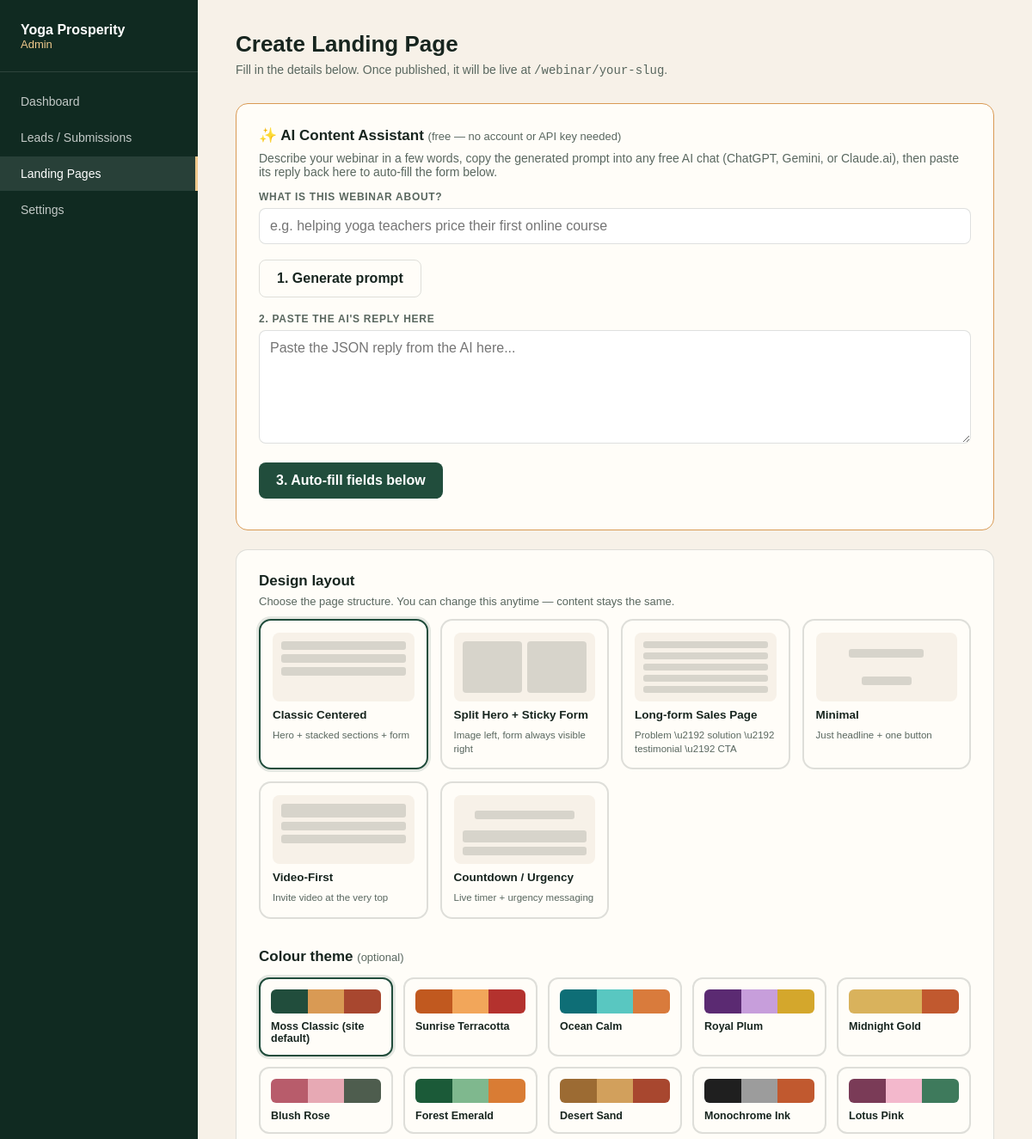
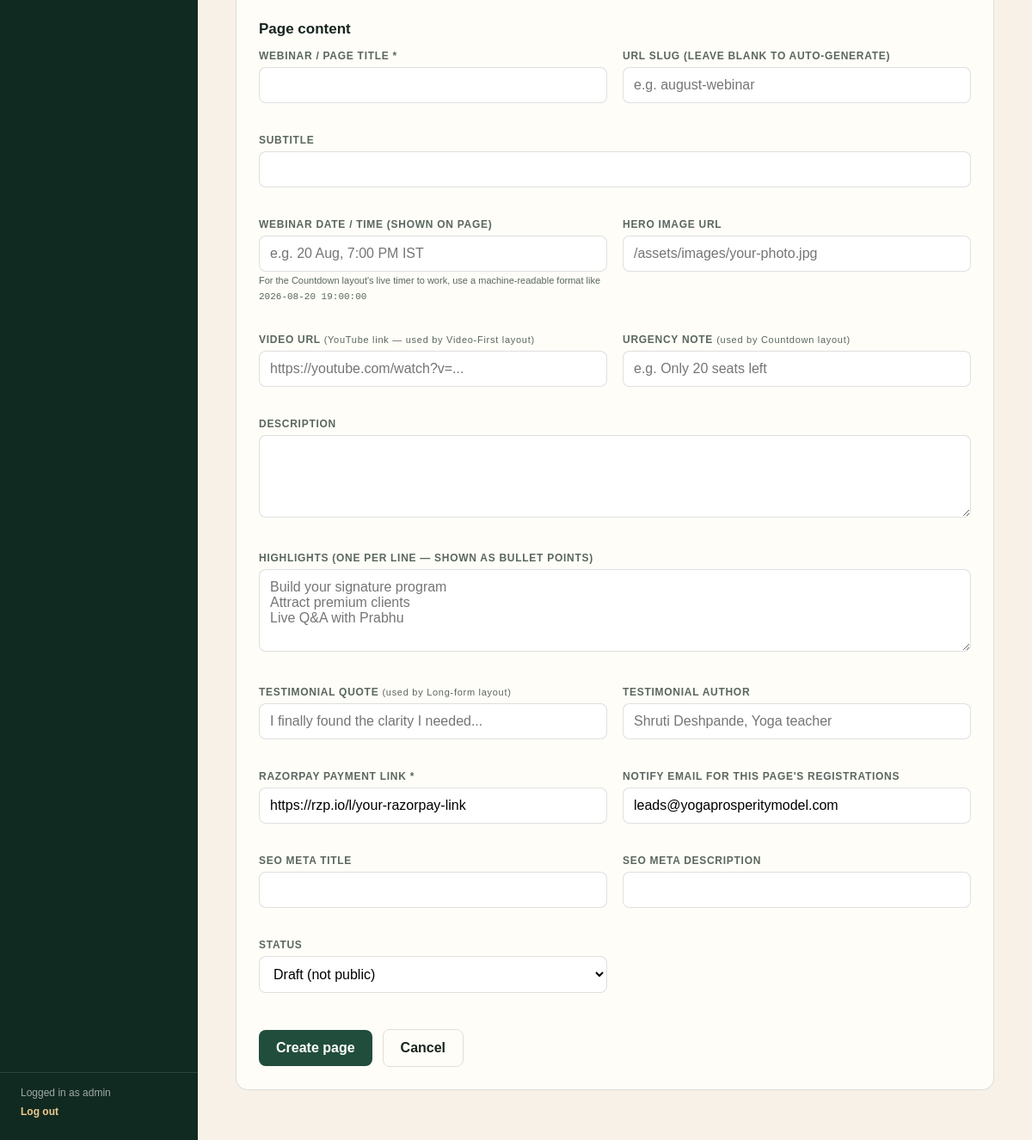
/ypm-admin-system/admin/page-edit.php (signed in), run on the app's committed database (2 pictures, top to bottom).
### tables this page shows
CREATE TABLE IF NOT EXISTS settings (
  setting_key VARCHAR(100) PRIMARY KEY,
  setting_value TEXT
);

### ypm-admin-system/admin/includes/db.php (called while the page is built, shortened)
<?php
function db_connect() {
    static $pdo = null;
    if ($pdo === null) {
        try {
            $dsn = "mysql:host=" . DB_HOST . ";dbname=" . DB_NAME . ";charset=utf8mb4";
            $pdo = new PDO($dsn, DB_USER, DB_PASS, [
                PDO::ATTR_ERRMODE => PDO::ERRMODE_EXCEPTION,
                PDO::ATTR_DEFAULT_FETCH_MODE => PDO::FETCH_ASSOC,
            ]);
        } catch (PDOException $e) {
            die('Database connection failed. Please check config.php credentials. (' . htmlspecialchars($e->getMessage()) . ')');
        }
    }
    return $pdo;
}
function get_setting($key, $default = '') {
    $pdo = db_connect();
    $stmt = $pdo->prepare("SELECT setting_value FROM settings WHERE setting_key = ?");
    $stmt->execute([$key]);
    $row = $stmt->fetch();
    return $row ? $row['setting_value'] : $default;
}

### ypm-admin-system/admin/page-edit.php (the view, shortened to what this page needs)
<?php
$id = isset($_GET['id']) ? (int) $_GET['id'] : 0;
$page = null;
include __DIR__ . '/includes/header.php';
?>
<h1><?= $id ? 'Edit' : 'Create' ?> Landing Page</h1>
<p class="subtitle">Fill in the details below. Once published, it will be live at <code>/webinar/your-slug</code>.</p>
<div class="card" style="border-color:var(--gold)">
  <h2 style="margin-top:0;font-size:17px">✨ AI Content Assistant <span style="font-weight:400;color:var(--ink-soft);font-size:13px">(free — no account or API key needed)</span></h2>
  <p style="color:var(--ink-soft);font-size:14px;margin-top:-6px">Describe your webinar in a few words, copy the generated prompt into any free AI chat (ChatGPT, Gemini, or Claude.ai), then paste its reply back here to auto-fill the form below.</p>
  <div class="field">
    <label>What is this webinar about?</label>
    <input type="text" id="ai-topic" placeholder="e.g. helping yoga teachers price their first online course">
  </div>
  <button type="button" class="btn secondary" onclick="generateAiPrompt()">1. Generate prompt</button>
  <div class="field" style="margin-top:18px">
    <label>2. Paste the AI's reply here</label>
    <textarea id="ai-response-input" rows="6" placeholder="Paste the JSON reply from the AI here..."></textarea>
  </div>
  <button type="button" class="btn" onclick="autofillFromAi()">3. Auto-fill fields below</button>
</div>
<form method="post" class="card" id="page-form">
  <h2 style="margin-top:0;font-size:17px">Design layout</h2>
  <p style="color:var(--ink-soft);font-size:13px;margin-top:-8px">Choose the page structure. You can change this anytime — content stays the same.</p>
  <div class="layout-grid">
    <?php
    $layoutOptions = [
      'classic' => ['label' => 'Classic Centered', 'desc' => 'Hero + stacked sections + form', 'wire' => 'stack'],
      'split-hero' => ['label' => 'Split Hero + Sticky Form', 'desc' => 'Image left, form always visible right', 'wire' => 'split'],
      'long-form' => ['label' => 'Long-form Sales Page', 'desc' => 'Problem \u2192 solution \u2192 testimonial \u2192 CTA', 'wire' => 'longform'],
      'minimal' => ['label' => 'Minimal', 'desc' => 'Just headline + one button', 'wire' => 'minimal'],
      'video-first' => ['label' => 'Video-First', 'desc' => 'Invite video at the very top', 'wire' => 'video'],
      'countdown-urgency' => ['label' => 'Countdown / Urgency', 'desc' => 'Live timer + urgency messaging', 'wire' => 'countdown'],
    ];
    $currentLayout = $page['layout'] ?? 'classic';
    foreach ($layoutOptions as $key => $opt):
    ?>
    <label class="layout-card <?= $currentLayout === $key ? 'selected' : '' ?>">
      <span class="wireframe wireframe-<?= $opt['wire'] ?>">
        <?php if ($opt['wire'] === 'stack'): ?><i></i><i></i><i></i>
        <?php elseif ($opt['wire'] === 'split'): ?><b></b><b></b>
        <?php elseif ($opt['wire'] === 'longform'): ?><i></i><i></i><i></i><i></i><i></i>
        <?php elseif ($opt['wire'] === 'minimal'): ?><i style="width:60%;margin:auto"></i><i style="width:40%;margin:auto"></i>
        <?php elseif ($opt['wire'] === 'video'): ?><i style="height:16px"></i><i></i><i></i>
        <?php elseif ($opt['wire'] === 'countdown'): ?><i style="width:80%;margin:auto"></i><i style="height:14px"></i><i></i>
        <?php endif; ?>
      </span>
      <span class="layout-label"><?= htmlspecialchars($opt['label']) ?></span>
      <span class="layout-desc"><?= htmlspecialchars($opt['desc']) ?></span>
    </label>
    <?php endforeach; ?>
  </div>
  <h2 style="margin-top:34px;font-size:17px">Colour theme <span style="font-weight:400;color:var(--ink-soft);font-size:13px">(optional)</span></h2>
  <div class="theme-grid">
    <?php $currentTheme = $page['theme'] ?? 'classic'; foreach (ypm_themes() as $key => $t): $v = $t['vars']; ?>
    <label class="theme-swatch <?= $currentTheme === $key ? 'selected' : '' ?>">
      <span class="swatch-colors">
        <span style="background:<?= $v['primary'] ?>"></span><span style="background:<?= $v['accent'] ?>"></span><span style="background:<?= $v['cta'] ?>"></span>
      </span>
      <span class="swatch-label"><?= htmlspecialchars($t['label']) ?></span>
    </label>
    <?php endforeach; ?>
  </div>
  <h2 style="font-size:17px;margin-top:30px">Page content</h2>
  <div class="form-grid">
    <div class="field"><label>Webinar / Page Title *</label><input type="text" name="title" id="f-title" value="<?= htmlspecialchars($page['title'] ?? '') ?>" required></div>
    <div class="field"><label>URL slug (leave blank to auto-generate)</label><input type="text" name="slug" value="<?= htmlspecialchars($page['slug'] ?? '') ?>" placeholder="e.g. august-webinar"></div>
    <div class="field full"><label>Subtitle</label><input type="text" name="subtitle" id="f-subtitle" value="<?= htmlspecialchars($page['subtitle'] ?? '') ?>"></div>
    <div class="field"><label>Webinar date / time (shown on page)</label><input type="text" name="webinar_date" id="f-webinar_date" value="<?= htmlspecialchars($page['webinar_date'] ?? '') ?>" placeholder="e.g. 20 Aug, 7:00 PM IST"><small style="color:var(--ink-soft);font-size:11px">For the Countdown layout's live timer to work, use a machine-readable format like <code>2026-08-20 19:00:00</code></small></div>
    <div class="field"><label>Hero image URL</label><input type="text" name="hero_image" value="<?= htmlspecialchars($page['hero_image'] ?? '') ?>" placeholder="/assets/images/your-photo.jpg"></div>
    <div class="field"><label>Video URL <span style="font-weight:400;text-transform:none;font-size:11px">(YouTube link — used by Video-First layout)</span></label><input type="text" name="video_url" value="<?= htmlspecialchars($page['video_url'] ?? '') ?>" placeholder="https://youtube.com/watch?v=..."></div>
    <div class="field"><label>Urgency note <span style="font-weight:400;text-transform:none;font-size:11px">(used by Countdown layout)</span></label><input type="text" name="urgency_note" value="<?= htmlspecialchars($page['urgency_note'] ?? '') ?>" placeholder="e.g. Only 20 seats left"></div>
    <div class="field full"><label>Description</label><textarea name="description" id="f-description" rows="4"><?= htmlspecialchars($page['description'] ?? '') ?></textarea></div>
    <div class="field full"><label>Highlights (one per line — shown as bullet points)</label><textarea name="highlights" id="f-highlights" rows="4" placeholder="Build your signature program&#10;Attract premium clients&#10;Live Q&A with Prabhu"><?= htmlspecialchars($page['highlights'] ?? '') ?></textarea></div>
    <div class="field"><label>Testimonial quote <span style="font-weight:400;text-transform:none;font-size:11px">(used by Long-form layout)</span></label><input type="text" name="testimonial_text" value="<?= htmlspecialchars($page['testimonial_text'] ?? '') ?>" placeholder="I finally found the clarity I needed..."></div>
    <div class="field"><label>Testimonial author</label><input type="text" name="testimonial_author" value="<?= htmlspecialchars($page['testimonial_author'] ?? '') ?>" placeholder="Shruti Deshpande, Yoga teacher"></div>
    <div class="field"><label>Razorpay payment link *</label><input type="text" name="payment_link" value="<?= htmlspecialchars($page['payment_link'] ?? get_setting('default_payment_link')) ?>" placeholder="https://rzp.io/l/..."></div>
    <div class="field"><label>Notify email for this page's registrations</label><input type="email" name="notify_email" value="<?= htmlspecialchars($page['notify_email'] ?? get_setting('default_notify_email')) ?>"></div>
    <div class="field"><label>SEO meta title</label><input type="text" name="meta_title" id="f-meta_title" value="<?= htmlspecialchars($page['meta_title'] ?? '') ?>"></div>
    <div class="field"><label>SEO meta description</label><input type="text" name="meta_description" id="f-meta_description" value="<?= htmlspecialchars($page['meta_description'] ?? '') ?>"></div>
    <div class="field"><label>Status</label>
      <select name="status">
        <option value="draft" <?= (($page['status'] ?? 'draft') === 'draft') ? 'selected' : '' ?>>Draft (not public)</option>
      </select>
    </div>
  </div>
  <div style="margin-top:24px;display:flex;gap:12px;align-items:center">
    <button type="submit" class="btn"><?= $id ? 'Save changes' : 'Create page' ?></button>
    <a href="<?= SITE_URL ?>/admin/pages.php" class="btn secondary">Cancel</a>
  </div>
</form>
<?php include __DIR__ . '/includes/footer.php'; ?>

### ypm-admin-system/admin/assets/admin.css (style rules this page uses)
:root { --paper:#F7F1E8; --white:#FFFDF8; --ink:#17251F; --ink-soft:#59675F; --moss:#214D3C; --moss-deep:#102A21; --gold:#D99A54; --gold-soft:#F0C98C; --terracotta:#A8472F; --line:rgba(23,37,31,.14); }
* { box-sizing:border-box }
body { margin:0;font-family:Arial,Helvetica,sans-serif;background:var(--paper);color:var(--ink) }
a { color:inherit;text-decoration:none }
.field { margin-bottom:18px }
.field label { display:block;font-size:12px;font-weight:700;text-transform:uppercase;letter-spacing:.06em;color:var(--ink-soft);margin-bottom:6px }
.field input,.field select,.field textarea { width:100%;padding:11px 12px;border:1px solid var(--line);border-radius:8px;font:inherit;background:#fff }
.field textarea { resize:vertical }
.btn { display:inline-block;background:var(--moss);color:#fff;border:0;border-radius:8px;padding:12px 20px;font:inherit;font-weight:600;cursor:pointer }
.btn.secondary { background:transparent;color:var(--ink);border:1px solid var(--line) }
.admin-main h1 { font-size:26px;margin:0 0 6px }
.admin-main .subtitle { color:var(--ink-soft);margin:0 0 30px;font-size:14px }
.card { background:var(--white);border:1px solid var(--line);border-radius:14px;padding:26px;margin-bottom:22px }
.form-grid { display:grid;grid-template-columns:1fr 1fr;gap:18px }
.form-grid .full { grid-column:1/-1 }

### ypm-admin-system/admin/page-edit.php (style rules this page uses)
.layout-grid { display:grid;grid-template-columns:repeat(auto-fill,minmax(190px,1fr));gap:14px }
.layout-card { border:2px solid var(--line);border-radius:14px;padding:14px;cursor:pointer;display:flex;flex-direction:column;gap:8px;background:var(--white) }
.layout-card.selected { border-color:var(--moss);box-shadow:0 0 0 3px rgba(33,77,60,.12) }
.wireframe { background:var(--paper);border-radius:8px;padding:10px;height:80px;display:flex;flex-direction:column;gap:5px }
.wireframe i { background:var(--line);border-radius:3px;height:10px;display:block }
.wireframe-split { flex-direction:row;gap:6px }
.wireframe-split b { flex:1;background:var(--line);border-radius:4px;display:block }
.layout-label { font-size:13.5px;font-weight:700 }
.layout-desc { font-size:11.5px;color:var(--ink-soft);line-height:1.4 }
.theme-grid { display:grid;grid-template-columns:repeat(auto-fill,minmax(150px,1fr));gap:12px }
.theme-swatch { border:2px solid var(--line);border-radius:12px;padding:12px;cursor:pointer;display:flex;flex-direction:column;gap:8px;background:var(--white) }
.theme-swatch.selected { border-color:var(--moss);box-shadow:0 0 0 3px rgba(33,77,60,.12) }
.swatch-colors { display:flex;height:28px;border-radius:6px;overflow:hidden }
.swatch-colors span { flex:1 }
.swatch-label { font-size:12.5px;font-weight:600 }

### data on the page
settings: payment_link "https://rzp.io/l/your-razorpay-link"
settings: notify_email "leads@yogaprosperitymodel.com"

### other printed values
current_admin_username() "admin"
$opt['label'] "Classic Centered"
$opt['desc'] "Hero + stacked sections + form"
$opt['label'] "Split Hero + Sticky Form"
$opt['desc'] "Image left, form always visible right"
$opt['label'] "Long-form Sales Page"
$opt['desc'] "Problem \\u2192 solution \\u2192 testimonial \\u2192 CTA"
$opt['label'] "Minimal"
$opt['desc'] "Just headline + one button"
$opt['label'] "Video-First"
$opt['desc'] "Invite video at the very top"
$opt['label'] "Countdown / Urgency"
$opt['desc'] "Live timer + urgency messaging"
$t['label'] "Moss Classic (site default)"
$t['label'] "Sunrise Terracotta"
